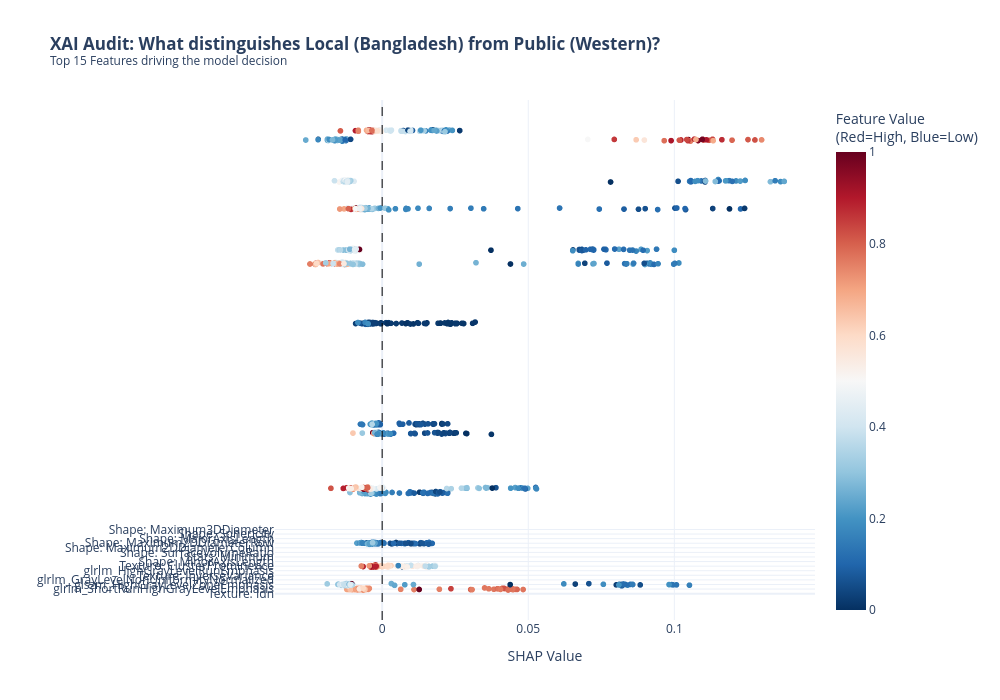

The notebook cell saved with this chart:
### Code cell
import pandas as pd
import numpy as np
import shap
from sklearn.ensemble import RandomForestClassifier
from sklearn.model_selection import train_test_split
from sklearn.metrics import classification_report, roc_auc_score
import plotly.express as px
import plotly.io as pio
import os

# --- CONFIGURATION ---
radiomics_file = '../Results/final_radiomics_merged.csv' 
output_dir = '../Results/Final_Figures/'
os.makedirs(output_dir, exist_ok=True)

# Set template
pio.templates.default = "plotly_white"

print("--- STARTING MODERN XAI AUDIT (ROBUST FIX) ---")

# 1. Load Data
try:
    df_rad = pd.read_csv(radiomics_file)
    print(f"Data Loaded: {len(df_rad)} patients")
    
    # 2. Prepare Target
    cohorts = df_rad['Cohort'].unique()
    target_map = {c: 1 if 'Local' in c else 0 for c in cohorts}
    df_rad['Target'] = df_rad['Cohort'].map(target_map)
    
    # Get labels
    label_0 = [k for k,v in target_map.items() if v==0][0]
    label_1 = [k for k,v in target_map.items() if v==1][0]
    
    # Features
    feature_cols = [c for c in df_rad.columns if 'original_' in c]
    X = df_rad[feature_cols].fillna(0)
    y = df_rad['Target']
    
    # Clean Names
    clean_names = []
    for col in X.columns:
        name = col.replace('original_', '').replace('wavelet_', '').replace('glcm_', 'Texture: ').replace('shape_', 'Shape: ').replace('firstorder_', 'Stats: ')
        if len(name) > 40: name = name[:37] + "..."
        clean_names.append(name)
    
    X.columns = clean_names
    
    # Split
    X_train, X_test, y_train, y_test = train_test_split(X, y, test_size=0.3, random_state=42)
    
    # 3. Train Model
    model = RandomForestClassifier(n_estimators=100, random_state=42)
    model.fit(X_train, y_train)
    
    # Validation
    y_pred = model.predict(X_test)
    auc = roc_auc_score(y_test, y_pred)
    print(f"\n--- AI Performance ---")
    print(f"Task: Distinguish {label_0} vs. {label_1}")
    print(f"AUC Score: {auc:.4f}")
    
    # 4. SHAP Analysis
    print("\nCalculating SHAP...")
    explainer = shap.TreeExplainer(model)
    shap_values = explainer.shap_values(X_test)
    
    # Robustly handle SHAP output (can be list or array)
    if isinstance(shap_values, list):
        # For binary classification, it usually returns a list of [class0_shap, class1_shap]
        # We want Class 1 (Local)
        vals = shap_values[1]
    else:
        # If it returns a single array, use it directly (or check shape)
        if len(shap_values.shape) == 3:
             vals = shap_values[:, :, 1]
        else:
             vals = shap_values
    
    # 5. GENERATE PLOTLY SUMMARY PLOT (MANUAL BEESWARM)
    print("Generating Interactive Plot...")
    
    # Calculate mean absolute SHAP for sorting
    mean_abs_shap = np.abs(vals).mean(axis=0)
    sorted_idx = np.argsort(mean_abs_shap)[-15:] # Top 15 features
    
    # Prepare data for plotting
    plot_data = []
    
    # We loop through the top features
    for i in sorted_idx:
        feature_name = X_test.columns[i]
        
        # Extract columns as 1D arrays
        shap_val = vals[:, i]
        feature_val = X_test.iloc[:, i].values
        
        # Normalize feature value for color mapping (0 to 1)
        # Handle constant features (div by zero)
        denominator = feature_val.max() - feature_val.min()
        if denominator > 0:
            norm_val = (feature_val - feature_val.min()) / denominator
        else:
            norm_val = np.zeros_like(feature_val)
        
        # Add Jitter for Beeswarm effect
        # Create a deterministic jitter based on density or random
        jitter = np.random.normal(0, 0.1, size=len(shap_val)) 
        
        # Construct list of dicts (safe way to build DataFrame)
        for sv, nv, fv, jit in zip(shap_val, norm_val, feature_val, jitter):
            plot_data.append({
                'Feature': feature_name,
                'SHAP Value': float(sv),       # Ensure scalar
                'Normalized Value': float(nv), # Ensure scalar
                'Raw Value': float(fv),        # Ensure scalar
                'Y_Position': i + jit          # Base position (integer) + jitter
            })
            
    df_plot = pd.DataFrame(plot_data)
    
    # Create Scatter Plot (Simulating Beeswarm)
    # Note: We map 'Feature' to hover_name but plot Y using the jittered position
    # We will manually override the Y-axis ticks to show Feature Names
    
    fig = px.scatter(
        df_plot, 
        x='SHAP Value', 
        y='Y_Position', 
        color='Normalized Value',
        color_continuous_scale='RdBu_r', # Red (High) to Blue (Low)
        hover_data=['Feature', 'Raw Value'],
        title=f"<b>XAI Audit: What distinguishes {label_1} from {label_0}?</b><br><sup>Top 15 Features driving the model decision</sup>"
    )
    
    # Customizing Y-Axis to show Feature Names instead of numbers
    # We need the mapping of Index -> Feature Name
    sorted_features = [X_test.columns[i] for i in sorted_idx]
    
    fig.update_layout(
        width=1000,
        height=700,
        font=dict(size=12),
        margin=dict(l=20), 
        coloraxis_colorbar=dict(title="Feature Value<br>(Red=High, Blue=Low)"),
        yaxis=dict(
            title="",
            tickmode='array',
            tickvals=list(range(len(sorted_features))), # 0, 1, 2...
            ticktext=sorted_features # Actual names
        )
    )
    
    # Add vertical line at 0 (Neutral impact)
    fig.add_vline(x=0, line_width=1, line_dash="dash", line_color="black")
    
    # Save
    fig.write_html(f"{output_dir}Figure_XAI_Interactive.html")
    try:
        fig.write_image(f"{output_dir}Figure_4.4_SHAP_Summary.png", scale=3)
        print("  -> Saved Static PNG")
    except: pass
    
    fig.show()
    
except Exception as e:
    import traceback
    print(f"Error: {e}")
    traceback.print_exc()

### Figure 1 — Plotly figure (JSON) as saved in the notebook; plotly's stock layout.template omitted (floating-point values rounded to 4 significant figures; data arrays with more than 128 entries replaced by an {"elided": "..."} marker saying what was removed)
{"data": [{"customdata": {"elided": "2220x2 mixed values"}, "hovertemplate": "SHAP Value=%{x}<br>Y_Position=%{y}<br>Feature=%{customdata[0]}<br>Raw Value=%{customdata[1]}<br>Normalized Value=%{marker.color}<extra></extra>", "legendgroup": "", "marker": {"color": {"elided": "2220 float values"}, "coloraxis": "coloraxis", "symbol": "circle"}, "mode": "markers", "name": "", "showlegend": false, "type": "scattergl", "x": {"elided": "2220 float values"}, "xaxis": "x", "y": {"elided": "2220 float values"}, "yaxis": "y"}], "layout": {"coloraxis": {"colorbar": {"title": {"text": "Feature Value<br>(Red=High, Blue=Low)"}}, "colorscale": [[0, "rgb(5,48,97)"], [0.1, "rgb(33,102,172)"], [0.2, "rgb(67,147,195)"], [0.3, "rgb(146,197,222)"], [0.4, "rgb(209,229,240)"], [0.5, "rgb(247,247,247)"], [0.6, "rgb(253,219,199)"], [0.7, "rgb(244,165,130)"], [0.8, "rgb(214,96,77)"], [0.9, "rgb(178,24,43)"], [1, "rgb(103,0,31)"]]}, "font": {"size": 12}, "height": 700, "legend": {"tracegroupgap": 0}, "margin": {"l": 20}, "shapes": [{"line": {"color": "black", "dash": "dash", "width": 1}, "type": "line", "x0": 0, "x1": 0, "xref": "x", "y0": 0, "y1": 1, "yref": "y domain"}], "title": {"text": "<b>XAI Audit: What distinguishes Local (Bangladesh) from Public (Western)?</b><br><sup>Top 15 Features driving the model decision</sup>"}, "width": 1000, "xaxis": {"anchor": "y", "domain": [0, 1], "title": {"text": "SHAP Value"}}, "yaxis": {"anchor": "x", "domain": [0, 1], "tickmode": "array", "ticktext": ["Texture: Idn", "glrlm_ShortRunHighGrayLevelEmphasis", "glszm_HighGrayLevelZoneEmphasis", "glrlm_GrayLevelNonUniformityNormalized", "Texture: InverseVariance", "glrlm_HighGrayLevelRunEmphasis", "Texture: ClusterProminence", "Shape: MinorAxisLength", "Stats: Minimum", "Shape: SurfaceVolumeRatio", "Shape: Maximum2DDiameterColumn", "Shape: Maximum2DDiameterRow", "Shape: MajorAxisLength", "Shape: Sphericity", "Shape: Maximum3DDiameter"], "tickvals": [0, 1, 2, 3, 4, 5, 6, 7, 8, 9, 10, 11, 12, 13, 14], "title": {"text": ""}}}}
